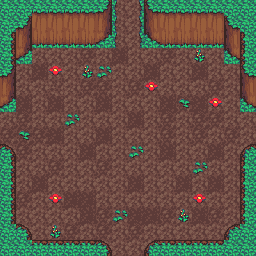

The image is a tile-based game level rendered from a .tmx file. Its description and complete source (layers, tilesets, objects, tile grids) follow:
An orthogonal 16x16 tile map with 16x16 px tiles, 4 tile layers (Base, Detalhes do Chão, TemplateParedes, Paredes) and 12 objects (12x Wall).

<map version="1.5" tiledversion="1.6.0" orientation="orthogonal" renderorder="right-down" width="16" height="16" tilewidth="16" tileheight="16" infinite="0" nextlayerid="7" nextobjectid="17">
 <tileset firstgid="1" source="texture/Jungle_Tileset.tsx" />
 <layer id="1" name="Base" width="16" height="16" locked="1">
  <data encoding="csv">
46,46,46,46,46,46,46,46,46,46,46,46,46,46,46,46,
46,46,46,46,46,46,46,46,46,46,46,46,46,46,46,46,
46,46,46,46,46,46,46,46,46,46,46,46,46,46,46,46,
46,46,46,46,46,46,46,46,46,46,46,46,46,46,46,46,
46,46,46,46,46,46,46,46,46,46,46,46,46,46,46,46,
46,46,46,46,46,46,46,46,46,46,46,46,46,46,46,46,
46,46,46,46,46,46,46,46,46,46,46,46,46,46,46,46,
46,46,46,46,46,46,46,46,46,46,46,46,46,46,46,46,
46,46,46,46,46,46,46,46,46,46,46,46,46,46,46,46,
46,46,46,46,46,46,46,46,46,46,46,46,46,46,46,46,
46,46,46,46,46,46,46,46,46,46,46,46,46,46,46,46,
46,46,46,46,46,46,46,46,46,46,46,46,46,46,46,46,
46,46,46,46,46,46,46,46,46,46,46,46,46,46,46,46,
46,46,46,46,46,46,46,46,46,46,46,46,46,46,46,46,
46,46,46,46,46,46,46,46,46,46,46,46,46,46,46,46,
46,46,46,46,46,46,46,46,46,46,46,46,46,46,46,46
</data>
 </layer>
 <layer id="2" name="Detalhes do Chão" width="16" height="16" locked="1">
  <data encoding="csv">
0,0,0,0,0,0,0,0,0,0,0,0,0,0,0,0,
0,0,0,0,0,0,0,0,0,0,0,0,0,0,0,0,
0,0,0,0,0,0,0,0,0,0,0,0,0,0,0,0,
0,0,0,0,0,48,0,50,0,0,48,0,118,0,0,0,
0,0,50,71,46,118,51,0,0,50,0,0,50,0,0,0,
0,0,0,47,0,48,48,46,48,71,0,0,0,48,0,0,
0,50,0,50,0,0,50,46,0,0,50,53,50,71,0,0,
0,48,0,0,51,0,0,46,50,46,48,0,48,48,0,0,
48,53,48,50,0,0,50,0,0,0,48,0,48,0,48,0,
0,48,0,0,0,50,0,0,51,0,50,0,0,50,0,0,
0,0,0,48,0,0,48,0,0,0,0,0,51,0,0,0,
0,0,50,0,0,0,0,0,50,0,0,50,0,50,0,0,
0,48,0,71,50,50,0,0,0,0,0,0,71,0,0,0,
0,0,0,0,0,50,48,51,50,50,48,118,50,48,0,0,
0,0,0,118,48,0,48,0,48,0,0,0,0,0,0,0,
0,0,0,0,0,0,0,0,0,0,0,0,0,0,0,0
</data>
 </layer>
 <layer id="3" name="TemplateParedes" width="16" height="16" locked="1">
  <data encoding="csv">
24,24,223,223,223,223,224,61,63,222,223,223,223,223,24,24,
24,224,245,245,245,245,246,61,63,244,245,245,245,245,222,24,
202,246,267,267,267,267,268,61,63,266,267,267,267,267,244,200,
202,268,0,0,0,0,0,0,0,0,0,0,0,0,266,200,
224,0,0,0,0,0,0,0,0,0,0,0,0,0,0,222,
246,0,0,0,0,0,0,0,0,0,0,0,0,0,0,244,
268,0,0,0,0,0,0,0,0,0,0,0,0,0,0,266,
0,0,0,0,0,0,0,0,0,0,0,0,0,0,0,0,
0,0,0,0,0,0,0,0,0,0,0,0,0,0,0,0,
180,0,0,0,0,0,0,0,0,0,0,0,0,0,0,178,
202,0,0,0,0,0,0,0,0,0,0,0,0,0,0,200,
202,0,0,0,0,0,0,0,0,0,0,0,0,0,0,200,
202,0,0,0,0,0,0,0,0,0,0,0,0,0,0,200,
202,0,0,0,0,0,0,0,0,0,0,0,0,0,0,200,
24,180,0,0,0,0,0,0,0,0,0,0,0,0,178,24,
24,24,179,179,179,179,180,0,0,178,179,179,179,179,24,24
</data>
 </layer>
 <layer id="5" name="Paredes" width="16" height="16" locked="1">
  <data encoding="csv">
0,0,0,0,0,0,0,0,0,0,0,0,0,0,0,0,
0,0,0,0,0,0,0,0,0,0,0,0,0,0,0,0,
0,0,0,0,0,0,0,0,0,0,0,0,0,0,0,0,
0,0,0,0,0,0,0,0,0,0,0,0,0,0,0,0,
0,0,0,0,0,0,0,0,0,0,0,0,0,0,0,0,
0,0,0,0,0,0,0,0,0,0,0,0,0,0,0,0,
0,0,0,0,0,0,0,0,0,0,0,0,0,0,0,0,
0,0,0,0,0,0,0,0,0,0,0,0,0,0,0,0,
0,0,0,0,0,0,0,0,0,0,0,0,0,0,0,0,
0,0,0,0,0,0,0,0,0,0,0,0,0,0,0,0,
0,0,0,0,0,0,0,0,0,0,0,0,0,0,0,0,
0,0,0,0,0,0,0,0,0,0,0,0,0,0,0,0,
0,0,0,0,0,0,0,0,0,0,0,0,0,0,0,0,
0,0,0,0,0,0,0,0,0,0,0,0,0,0,0,0,
0,0,0,0,0,0,0,0,0,0,0,0,0,0,0,0,
0,0,0,0,0,0,0,0,0,0,0,0,0,0,0,0
</data>
 </layer>
 <objectgroup id="6" name="Obstacles" locked="1">
  <object id="1" name="Wall" x="0" y="0" width="112" height="28" />
  <object id="2" name="Wall" x="144" y="0" width="112" height="28" />
  <object id="3" name="Wall" x="0" y="244" width="108" height="12" />
  <object id="4" name="Wall" x="148" y="244" width="108" height="12" />
  <object id="9" name="Wall" x="244" y="152" width="12" height="92" />
  <object id="10" name="Wall" x="0" y="152" width="12" height="92" />
  <object id="11" name="Wall" x="228" y="228" width="16" height="16" />
  <object id="12" name="Wall" x="0" y="28" width="12" height="68" />
  <object id="13" name="Wall" x="244" y="28" width="12" height="68" />
  <object id="14" name="Wall" x="12" y="228" width="16" height="16" />
  <object id="15" name="Wall" x="12" y="28" width="20" height="16" />
  <object id="16" name="Wall" x="224" y="28" width="20" height="16" />
 </objectgroup>
</map>
